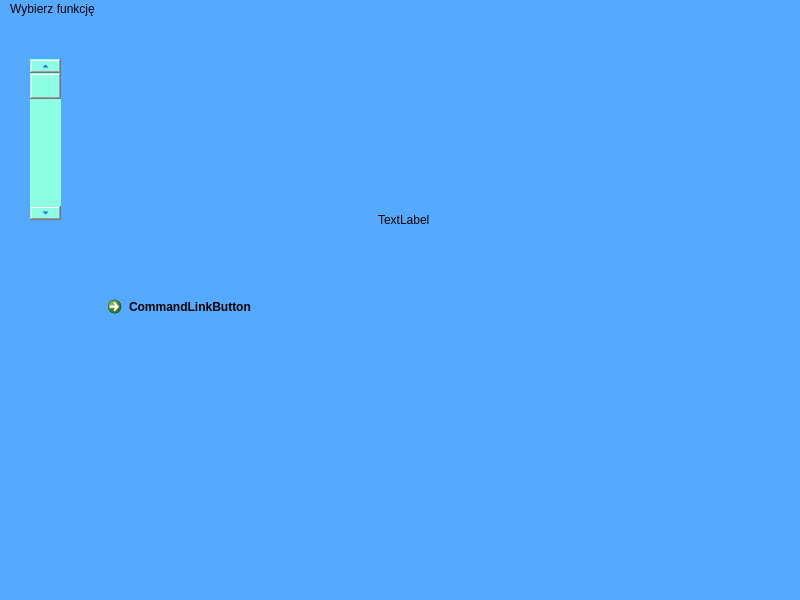
<?xml version="1.0" encoding="UTF-8"?>
<ui version="4.0">
 <class>MainWindow</class>
 <widget class="QMainWindow" name="MainWindow">
  <property name="geometry">
   <rect>
    <x>0</x>
    <y>0</y>
    <width>800</width>
    <height>600</height>
   </rect>
  </property>
  <property name="windowTitle">
   <string>MainWindow</string>
  </property>
  <property name="styleSheet">
   <string notr="true">background-color: rgb(85, 170, 255)</string>
  </property>
  <widget class="QWidget" name="centralwidget">
   <widget class="QScrollBar" name="horizontalScrollBar">
    <property name="geometry">
     <rect>
      <x>30</x>
      <y>40</y>
      <width>31</width>
      <height>161</height>
     </rect>
    </property>
    <property name="palette">
     <palette>
      <active>
       <colorrole role="WindowText">
        <brush brushstyle="SolidPattern">
         <color alpha="255">
          <red>0</red>
          <green>0</green>
          <blue>255</blue>
         </color>
        </brush>
       </colorrole>
       <colorrole role="Button">
        <brush brushstyle="SolidPattern">
         <color alpha="255">
          <red>142</red>
          <green>255</green>
          <blue>227</blue>
         </color>
        </brush>
       </colorrole>
       <colorrole role="Text">
        <brush brushstyle="SolidPattern">
         <color alpha="255">
          <red>0</red>
          <green>0</green>
          <blue>255</blue>
         </color>
        </brush>
       </colorrole>
       <colorrole role="ButtonText">
        <brush brushstyle="SolidPattern">
         <color alpha="255">
          <red>0</red>
          <green>0</green>
          <blue>255</blue>
         </color>
        </brush>
       </colorrole>
       <colorrole role="Base">
        <brush brushstyle="SolidPattern">
         <color alpha="255">
          <red>142</red>
          <green>255</green>
          <blue>227</blue>
         </color>
        </brush>
       </colorrole>
       <colorrole role="Window">
        <brush brushstyle="SolidPattern">
         <color alpha="255">
          <red>142</red>
          <green>255</green>
          <blue>227</blue>
         </color>
        </brush>
       </colorrole>
       <colorrole role="PlaceholderText">
        <brush brushstyle="SolidPattern">
         <color alpha="128">
          <red>0</red>
          <green>0</green>
          <blue>255</blue>
         </color>
        </brush>
       </colorrole>
      </active>
      <inactive>
       <colorrole role="WindowText">
        <brush brushstyle="SolidPattern">
         <color alpha="255">
          <red>208</red>
          <green>208</green>
          <blue>208</blue>
         </color>
        </brush>
       </colorrole>
       <colorrole role="Button">
        <brush brushstyle="SolidPattern">
         <color alpha="255">
          <red>64</red>
          <green>65</green>
          <blue>66</blue>
         </color>
        </brush>
       </colorrole>
       <colorrole role="Text">
        <brush brushstyle="SolidPattern">
         <color alpha="255">
          <red>208</red>
          <green>208</green>
          <blue>208</blue>
         </color>
        </brush>
       </colorrole>
       <colorrole role="ButtonText">
        <brush brushstyle="SolidPattern">
         <color alpha="255">
          <red>208</red>
          <green>208</green>
          <blue>208</blue>
         </color>
        </brush>
       </colorrole>
       <colorrole role="Base">
        <brush brushstyle="SolidPattern">
         <color alpha="255">
          <red>46</red>
          <green>47</green>
          <blue>48</blue>
         </color>
        </brush>
       </colorrole>
       <colorrole role="Window">
        <brush brushstyle="SolidPattern">
         <color alpha="255">
          <red>46</red>
          <green>47</green>
          <blue>48</blue>
         </color>
        </brush>
       </colorrole>
       <colorrole role="PlaceholderText">
        <brush brushstyle="SolidPattern">
         <color alpha="255">
          <red>127</red>
          <green>127</green>
          <blue>128</blue>
         </color>
        </brush>
       </colorrole>
      </inactive>
      <disabled>
       <colorrole role="WindowText">
        <brush brushstyle="SolidPattern">
         <color alpha="255">
          <red>0</red>
          <green>0</green>
          <blue>255</blue>
         </color>
        </brush>
       </colorrole>
       <colorrole role="Button">
        <brush brushstyle="SolidPattern">
         <color alpha="255">
          <red>142</red>
          <green>255</green>
          <blue>227</blue>
         </color>
        </brush>
       </colorrole>
       <colorrole role="Text">
        <brush brushstyle="SolidPattern">
         <color alpha="255">
          <red>0</red>
          <green>0</green>
          <blue>255</blue>
         </color>
        </brush>
       </colorrole>
       <colorrole role="ButtonText">
        <brush brushstyle="SolidPattern">
         <color alpha="255">
          <red>0</red>
          <green>0</green>
          <blue>255</blue>
         </color>
        </brush>
       </colorrole>
       <colorrole role="Base">
        <brush brushstyle="SolidPattern">
         <color alpha="255">
          <red>142</red>
          <green>255</green>
          <blue>227</blue>
         </color>
        </brush>
       </colorrole>
       <colorrole role="Window">
        <brush brushstyle="SolidPattern">
         <color alpha="255">
          <red>142</red>
          <green>255</green>
          <blue>227</blue>
         </color>
        </brush>
       </colorrole>
       <colorrole role="PlaceholderText">
        <brush brushstyle="SolidPattern">
         <color alpha="255">
          <red>127</red>
          <green>127</green>
          <blue>128</blue>
         </color>
        </brush>
       </colorrole>
      </disabled>
     </palette>
    </property>
    <property name="autoFillBackground">
     <bool>true</bool>
    </property>
    <property name="styleSheet">
     <string notr="true">font: 10pt &quot;Segoe Print&quot;;
color: rgb(0, 0, 255);
background-color: rgb(142, 255, 227)</string>
    </property>
    <property name="orientation">
     <enum>Qt::Vertical</enum>
    </property>
   </widget>
   <widget class="QLabel" name="label">
    <property name="geometry">
     <rect>
      <x>378</x>
      <y>180</y>
      <width>71</width>
      <height>41</height>
     </rect>
    </property>
    <property name="text">
     <string>TextLabel</string>
    </property>
   </widget>
   <widget class="QCommandLinkButton" name="commandLinkButton">
    <property name="geometry">
     <rect>
      <x>100</x>
      <y>270</y>
      <width>168</width>
      <height>41</height>
     </rect>
    </property>
    <property name="text">
     <string>CommandLinkButton</string>
    </property>
   </widget>
  </widget>
  <widget class="QMenuBar" name="menubar">
   <property name="geometry">
    <rect>
     <x>0</x>
     <y>0</y>
     <width>800</width>
     <height>21</height>
    </rect>
   </property>
   <widget class="QMenu" name="menuWybierz_funkcj">
    <property name="title">
     <string>Wybierz funkcję</string>
    </property>
    <addaction name="actionliniowa"/>
    <addaction name="actionkwadratowa"/>
   </widget>
   <addaction name="menuWybierz_funkcj"/>
  </widget>
  <widget class="QStatusBar" name="statusbar"/>
  <action name="actionliniowa">
   <property name="text">
    <string>liniowa</string>
   </property>
  </action>
  <action name="actionkwadratowa">
   <property name="text">
    <string>kwadratowa</string>
   </property>
  </action>
 </widget>
 <resources/>
 <connections>
  <connection>
   <sender>horizontalScrollBar</sender>
   <signal>valueChanged(int)</signal>
   <receiver>label</receiver>
   <slot>update()</slot>
   <hints>
    <hint type="sourcelabel">
     <x>149</x>
     <y>221</y>
    </hint>
    <hint type="destinationlabel">
     <x>413</x>
     <y>221</y>
    </hint>
   </hints>
  </connection>
 </connections>
</ui>
